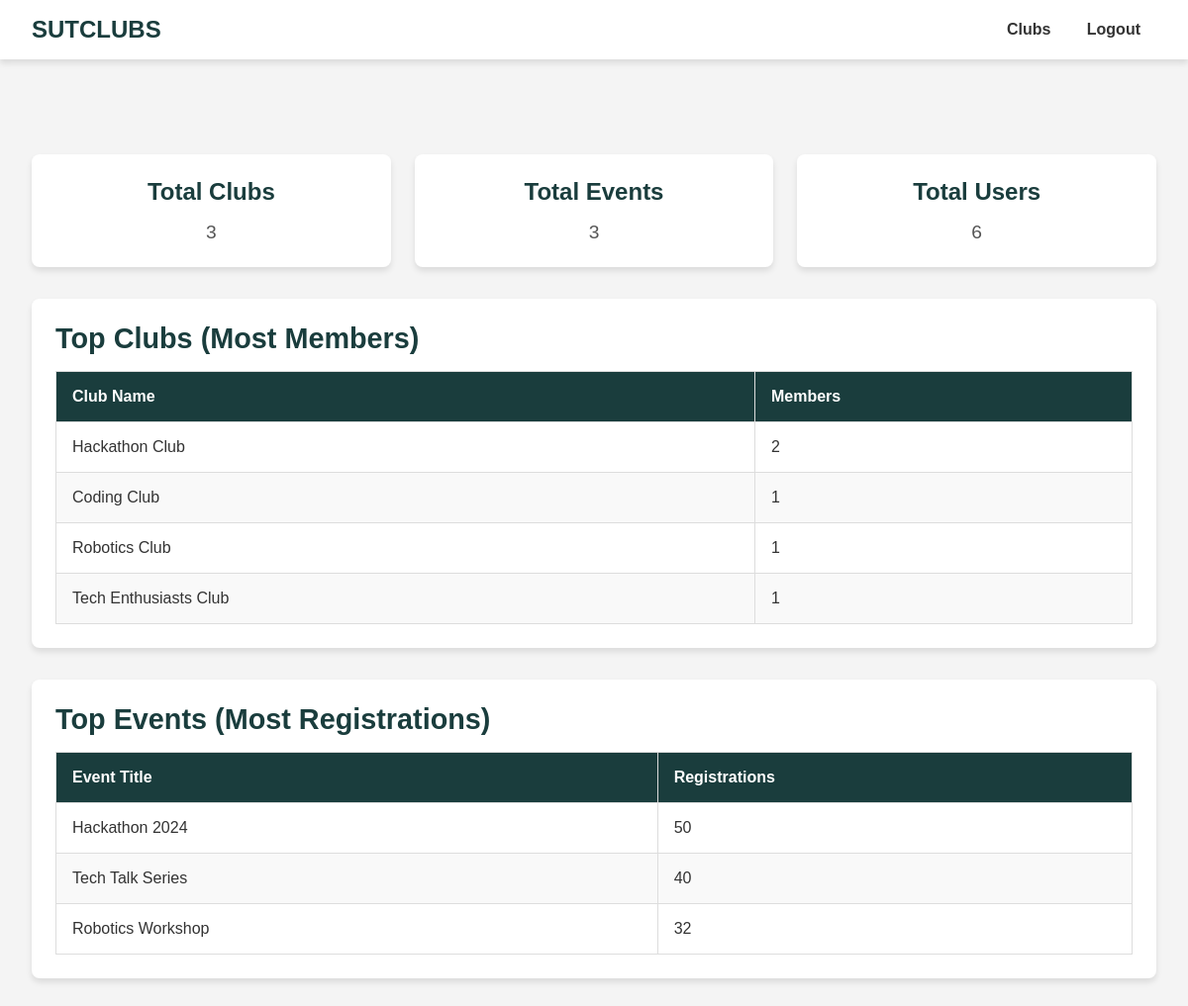
/admin-dashboard.php, run on the app's committed database.
### tables this page shows
CREATE TABLE `events` (
  `id` int NOT NULL,
  `title` varchar(255) NOT NULL,
  `description` text,
  `date_time` datetime DEFAULT NULL,
  `photo_url` varchar(255) DEFAULT NULL,
  `max_registrations` int DEFAULT '0',
  `current_registrations` int DEFAULT '0',
  `club_id` int DEFAULT NULL,
  PRIMARY KEY (`id`),
  KEY `fk_club_events` (`club_id`),
  CONSTRAINT `fk_club_events` FOREIGN KEY (`club_id`) REFERENCES `clubs` (`id`) ON DELETE CASCADE
);

### admin-dashboard.php (the view, shortened to what this page needs)
<?php
$config=require 'config.php';
$servername = "localhost";
$username = "root";
$password = $config['password'];
$dbname = "sutclubs";
$conn = new mysqli($servername, $username, $password, $dbname);
$total_clubs = $conn->query("SELECT COUNT(*) as total FROM clubs")->fetch_assoc()['total'];
$total_events = $conn->query("SELECT COUNT(*) as total FROM events")->fetch_assoc()['total'];
$total_users = $conn->query("SELECT COUNT(*) as total FROM users")->fetch_assoc()['total'];
$top_clubs_query = "
    SELECT club_name, COUNT(*) as members_count
    FROM club_members
    GROUP BY club_name
    ORDER BY members_count DESC
    LIMIT 5";
$top_clubs_result = $conn->query($top_clubs_query);
$top_events_query = "
    SELECT title, current_registrations as registrations
    FROM events
    ORDER BY registrations DESC
    LIMIT 5";
$top_events_result = $conn->query($top_events_query);
?>
<!DOCTYPE html>
<html lang="en">
<head>
</head>
<body>
    <header class="navbar">
        <div class="logo">SUTCLUBS</div>
        <nav class="nav-links">
            <a href="CLUBS.php">Clubs</a>
            <a href="logOut.php">Logout</a>
        </nav>
    </header>
    <div class="dashboard-container">
        <div class="stats-summary">
            <div class="stat-box">
                <h3>Total Clubs</h3>
                <p><?php echo $total_clubs; ?></p>
            </div>
            <div class="stat-box">
                <h3>Total Events</h3>
                <p><?php echo $total_events; ?></p>
            </div>
            <div class="stat-box">
                <h3>Total Users</h3>
                <p><?php echo $total_users; ?></p>
            </div>
        </div>
        <section class="top-clubs">
            <h2>Top Clubs (Most Members)</h2>
            <table>
                <thead>
                    <tr>
                        <th>Club Name</th>
                        <th>Members</th>
                    </tr>
                </thead>
                <tbody>
                    <?php while ($club = $top_clubs_result->fetch_assoc()): ?>
                    <tr>
                        <td><?php echo $club['club_name']; ?></td>
                        <td><?php echo $club['members_count']; ?></td>
                    </tr>
                    <?php endwhile; ?>
                </tbody>
            </table>
        </section>
        <section class="top-events">
            <h2>Top Events (Most Registrations)</h2>
            <table>
                <thead>
                    <tr>
                        <th>Event Title</th>
                        <th>Registrations</th>
                    </tr>
                </thead>
                <tbody>
                    <?php while ($event = $top_events_result->fetch_assoc()): ?>
                    <tr>
                        <td><?php echo $event['title']; ?></td>
                        <td><?php echo $event['registrations']; ?></td>
                    </tr>
                    <?php endwhile; ?>
                </tbody>
            </table>
        </section>
    </div>
</body>
</html>

### admin-dashboard.php (style rules this page uses)
:root { --primary-green: #1a3d3d; --dark-overlay: rgba(0, 0, 0, 0.6); --background-gray: #f4f4f4; }
* { margin: 0; padding: 0; box-sizing: border-box; }
body { font-family: 'Arial', sans-serif; background-color: var(--background-gray); color: #333; min-height: 100vh; display: flex; flex-direction: column; }
.navbar { display: flex; justify-content: space-between; align-items: center; padding: 1rem 2rem; background-color: #ffffff; box-shadow: 0 4px 6px rgba(0, 0, 0, 0.1); z-index: 10; }
.logo { font-weight: bold; font-size: 1.5rem; color: var(--primary-green); }
.nav-links a { margin: 0 1rem; text-decoration: none; color: #333; font-weight: bold; }
.dashboard-container { display: flex; flex-direction: column; align-items: center; margin-top: 4rem; padding: 2rem; }
.stats-summary { display: flex; justify-content: space-around; width: 100%; max-width: 1200px; gap: 1.5rem; margin-bottom: 2rem; }
.stat-box { background-color: white; padding: 1.5rem; border-radius: 8px; box-shadow: 0 4px 6px rgba(0, 0, 0, 0.1); text-align: center; flex: 1; }
.stat-box h3 { font-size: 1.5rem; color: var(--primary-green); margin-bottom: 1rem; }
.stat-box p { font-size: 1.2rem; color: #555; }
section { width: 100%; max-width: 1200px; margin-bottom: 2rem; background-color: white; padding: 1.5rem; border-radius: 8px; box-shadow: 0 4px 6px rgba(0, 0, 0, 0.1); }
section h2 { margin-bottom: 1rem; font-size: 1.8rem; color: var(--primary-green); }
table { width: 100%; border-collapse: collapse; }
table th, table td { padding: 1rem; border: 1px solid #ddd; text-align: left; }
table th { background-color: var(--primary-green); color: white; }
table tr:nth-child(even) { background-color: #f9f9f9; }

### data on the page
events: title "Hackathon 2024", current_registrations "50"
events: title "Tech Talk Series", current_registrations "40"
events: title "Robotics Workshop", current_registrations "32"

### other printed values
$total_clubs "3"
$total_events "3"
$total_users "6"
$club['club_name'] "Hackathon Club"
$club['members_count'] "2"
$club['club_name'] "Coding Club"
$club['members_count'] "1"
$club['club_name'] "Robotics Club"
$club['club_name'] "Tech Enthusiasts Club"
